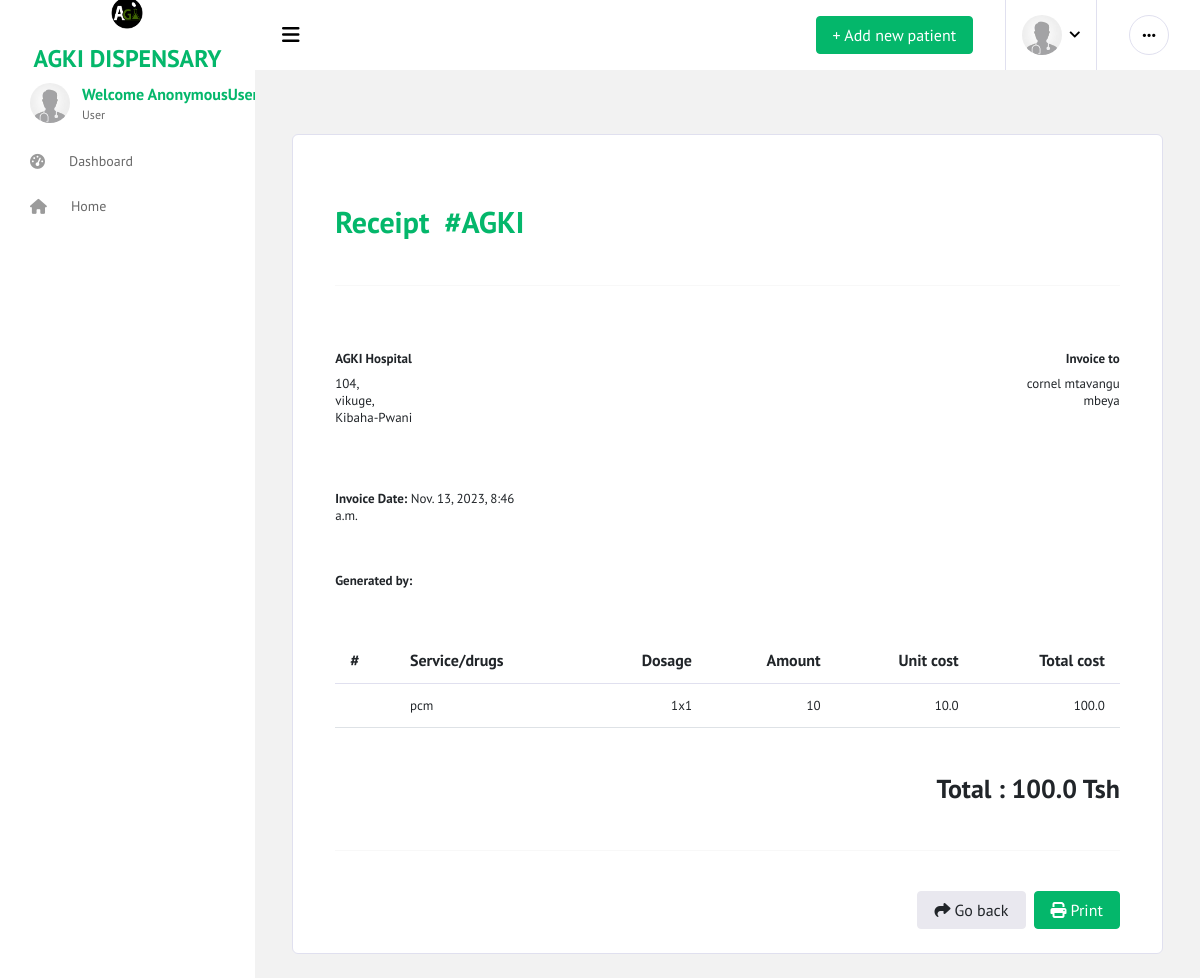
Page /invoice/1/ on the committed database.
### app/models.py (models this page shows, shortened)
class Patient(models.Model):
    fullname = models.CharField(max_length=30)
    age = models.IntegerField()
    address = models.CharField(max_length=30)
    gender = models.CharField(max_length=10)
    height = models.IntegerField(null=True,blank=True)
    pressure = models.CharField(max_length=10,null=True,blank=True)
    weight = models.IntegerField(null=True,blank=True)
    date = models.DateTimeField(auto_now_add=True)
    dalili = models.TextField(max_length=500,null=True,blank=True)
    possibleDiseases = models.TextField(max_length=500,null=True,blank=True)
    testConducted = models.TextField(max_length=500,null=True,blank=True)
    labResults = models.TextField(max_length=500,null=True,blank=True)
    actualDiseases = models.TextField(max_length=500,null=True,blank=True)
    otherRecomendation = models.TextField(max_length=500,null=True,blank=True)

class Prescription(models.Model):
    medicine = models.ForeignKey(Medicine, on_delete=models.CASCADE)
    patient = models.ForeignKey(Patient, on_delete=models.CASCADE)
    amount = models.PositiveIntegerField(null=True,blank=True)
    dosage = models.CharField(max_length=100,null=True,blank=True)
    cost = models.FloatField(null=True,blank=True)
    totalCost = models.FloatField(null=True, blank=True)
    medicineStatus = models.BooleanField(default=False)
    prescription_date = models.DateField(auto_now_add=True)
    id = models.AutoField(primary_key=True)

class Medicine(models.Model):
    medicineName = models.CharField(max_length=20)
    amount = models.IntegerField()
    remainAmount = models.IntegerField()
    unitCost = models.FloatField()
    receivedDate = models.DateTimeField(auto_now_add=True)
    expireDate= models.DateField()
    def __str__(self):
        return self.medicineName

### app/views.py (the view)
# urls.py: path('invoice/<int:id>/', views.invoice,name='invoice'),
def invoice(request,id):
    x = Patient.objects.get(id=id)
    prescriptions = Prescription.objects.filter(patient=x)
    sum_total_cost = sum([prescription.totalCost for prescription in prescriptions])
    context = {
        'x':x,
        'prescriptions':prescriptions,
        'sum_total_cost':sum_total_cost,
    }
    return render(request,'app/invoice.html',context)

### app/templates/app/invoice.html (shortened to what this page needs)
{% extends 'app/base2.html' %}
{% block content %}
{% load static %}
       <br>
       <br>
    <div class="container">
      <div class="row">
          <div class="col-lg-12">
              <div class="card px-2">
                  <div class="card-body">
                      <div class="container-fluid">
                        <h3 class="text-success my-5">Receipt&nbsp;&nbsp;#AGKI</h3>
                        <hr>
                      </div>
                      <div class="container-fluid d-flex justify-content-between">
                        <div class="col-lg-3 pl-0">
                          <p class="mt-5 mb-2"><b>AGKI Hospital</b></p>
                          <p>104,<br>vikuge,<br>Kibaha-Pwani</p>
                        </div>
                        <div class="col-lg-3 pr-0">
                          <p class="mt-5 mb-2 text-right"><b>Invoice to</b></p>
                          <p class="text-right">{{x.fullname}}<br> {{x.address}}<br> </p>
                        </div>
                      </div>
                      <div class="container-fluid d-flex justify-content-between">
                        <div class="col-lg-3 pl-0">
                          <p class="mb-0 mt-5"><b>Invoice Date:</b> {{x.date}}</p>
                          <p class="mb-0 mt-5"><b>Generated by:</b> {{user.username}}</p>
                        </div>
                      </div>
                      <div class="container-fluid mt-5 d-flex justify-content-center w-100">
                        <div class="table-responsive w-100">
                            <table class="table">
                              <thead>
                                <tr class="bg-success text-white" >
                                    <th>#</th>
                                    <th>Service/drugs</th>
                                    <th class="text-right">Dosage</th>
                                    <th class="text-right">Amount</th>
                                    <th class="text-right">Unit cost</th>
                                    <th class="text-right">Total cost</th>
                                  </tr>
                              </thead>
                              <tbody>
                                {% for prescription in prescriptions %}
                                <tr class="text-right">
                                  <td class="text-left"></td>
                                  <td class="text-left">{{ prescription.medicine }}</td>
                                  <td>{{ prescription.dosage }}</td>
                                  <td>{{ prescription.amount }}</td>
                                  <td>{{ prescription.cost }}</td>
                                  <td>{{ prescription.totalCost }}</td>
                                </tr>
                                {% endfor %}
                              </tbody>
                            </table>
                          </div>
                      </div>
                      <div class="container-fluid mt-5 w-100">
                        <h4 class="text-right mb-5">Total : {{sum_total_cost}} Tsh</h4>
                        <hr>
                      </div>
                      <div class="container-fluid w-100">
                            <button onclick="printPage()" class="btn btn-success float-right mt-4 ml-2 print-button"><i class="fa fa-print mr-1"></i>Print</button>
                        <a href="{% url 'patientDetail' x.id %}" class="btn btn-light float-right mt-4 go-back-button"><i class="fa fa-share mr-1"></i>Go back</a>
                      </div>
                  </div>
              </div>
          </div>
      </div>
    </div>
  {% endblock %}

### rows in the picture
Patient: fullname "cornel mtavangu", address "mbeya", date "Nov. 13, 2023, 8:46 a.m."
Prescription: medicine "pcm", dosage "1x1", amount "10", cost "10.0", totalCost "100.0"

### other values in the picture
{{ sum_total_cost }} "100.0"
